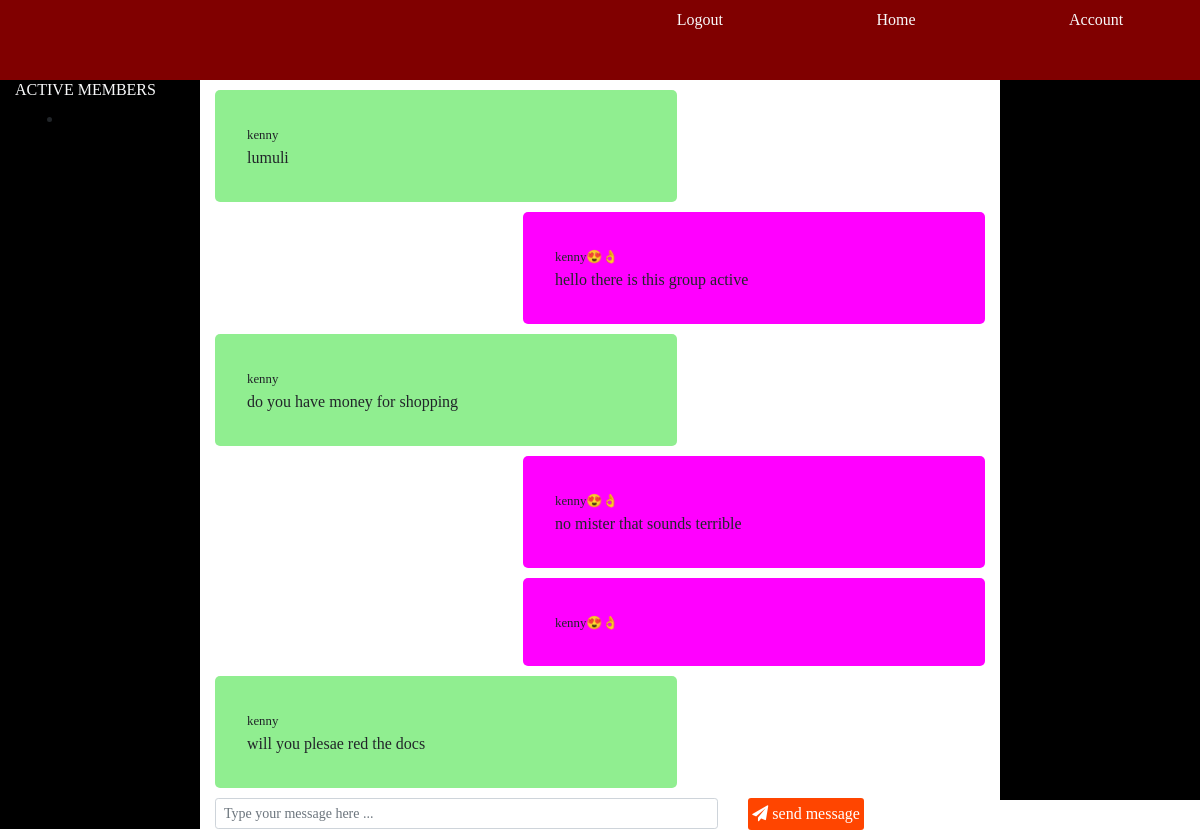
/start/conversation/1 (signed in), run on an earlier commit of the app's database.
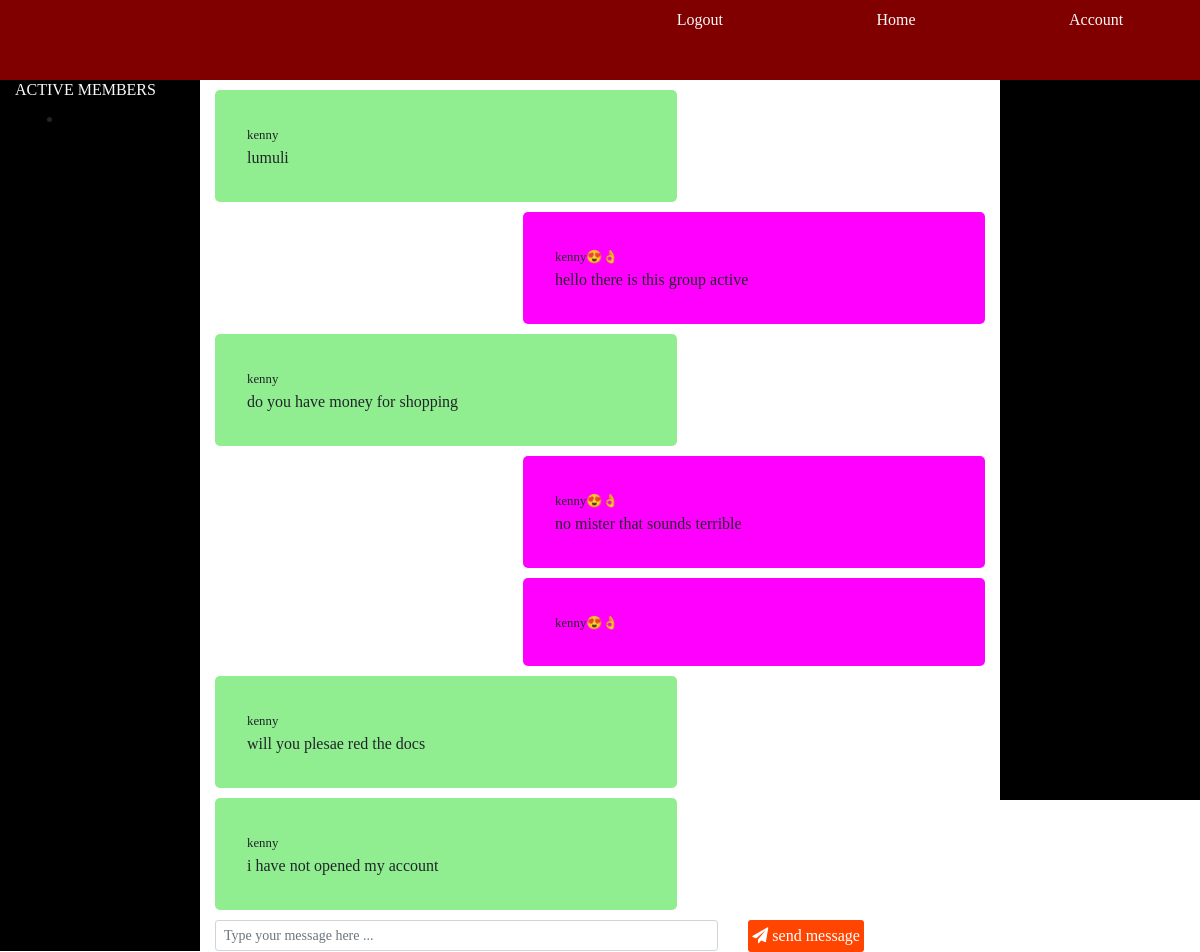
And on a later commit of the database.
### app.py (models this page shows, shortened)
class Messages(db.Model):
    id = db.Column(db.Integer, primary_key=True)
    room = db.Column(db.Integer)
    sender = db.Column(db.String(250), nullable=False)
    message = db.Column(db.Text, nullable=False)

### app.py (the view)
@app.route('/start/conversation/<int:id>')
def converse(id):
    user = User.query.get_or_404(id)
    details = user.name
    identify = session['username']
    user = User.query.filter_by(name=identify).first()
    msg = Messages.query.filter_by().all()
    return render_template('converse.html', details=details, user=user, msg=msg)

### templates/converse.html (shortened to what this page needs)
{% extends 'base.html'%}
{%block body%}
<div class="container-fluid">
    <div class="row">
        <div class="col-lg-2 one">
            <h6 class="text text-light text-uppercase">active members</h6>
            <ul class="ml-lg-5">
                <li>
                </li>
            </ul>
        </div>
        <div class="col-lg-8 two">
                {% for msg in msg%}
                    {% if msg.sender == user.name%}
                <div class="mess">
                    <small class="sender">{{msg.sender}}</small>
                    <br>
                    {{msg.message}}
                </div>
                    {%else%}
                <div class="receive">
                    <small>{{msg.sender}}</small>
                    <br>
                    {{msg.message}}
                </div>
                    {% endif %}
                {% endfor %}
            <form>
                <div class="row">
                    <div class="col-lg-8">
                        <input type="text" id="msg" class="form-control form-control-sm w-100" autocomplete="off" placeholder="Type your message here ...">
                    </div>
                    <div class="col-lg-4">
                        <span><button class="abs ml-0" id="button" type="submit"><span class="fa fa-paper-plane"></span> send message</button></span>
                    </div>
                </div>
            </form>
        </div>
        <div class="col-lg-2 three">
        </div>
    </div>
</div>
{%endblock body%}

### templates/base.html (shortened to what this page needs)
<!DOCTYPE html>
<html lang="en">
<head>
    <link href="https://stackpath.bootstrapcdn.com/font-awesome/4.7.0/css/font-awesome.min.css" rel="stylesheet">
    <link rel="stylesheet" href="{{url_for('static', filename='css/index.css')}}">
    <link rel="stylesheet" href="{{url_for('static', filename='css/bootstrap.min.css')}}">
</head>
<body>
    <nav>
        <ul>
            {%if not 'email' in session%}
            <li><a href="{{ url_for('login')}}" class="nav-link text-light">Login</a></li>
            <li><a href="{{ url_for('register')}}" class="nav-link text-light">Register</a></li>
            {%else%}
            <li><a href="{{ url_for('logout')}}" class="nav-link text-light">Logout</a></li>
            <li><a href="{{url_for('home')}}" class="nav-link text-light">Home</a></li>
            <li><a href="{{ url_for('account')}}" class="nav-link text-light">Account</a></li>
            {%endif%}
        </ul>
    </nav>
    {% block body%}
    {% endblock body%}
</body>
</html>

### static/css/index.css (style rules this page uses)
* { box-sizing: border-box; padding: 0px; margin: 0px; font-family : san-serif; }
nav { height:10vh; background-color: maroon; }
nav ul { display: flex; width: 50%; margin-left: auto; justify-content: space-around; align-items: center; list-style: none; }
nav ul li a { text-decoration: none; color: white !important; }
.abs { position: absolute !important; border-style: none; padding: 4px; background-color: orangered; border-radius: 3px; outline: none; color: white; }
.one { background-color: black; }
.two { background-color: transparent; }
.three { background-color: black; height: 90vh; padding-left: 10px !important; }
.mess { background-color: lightgreen; border-radius: 5px; margin-top: 10px; margin-bottom: 10px; width: 60%; padding: 2em; }
.sender { width: 100%; }
.receive { background-color: magenta; width: 60%; border-radius: 5px; margin-left: auto; padding: 2em; margin-bottom: 10px; }

What changed in the data, as far as the page shows it:
added Messages: sender "kenny", message "i have not opened my account"
